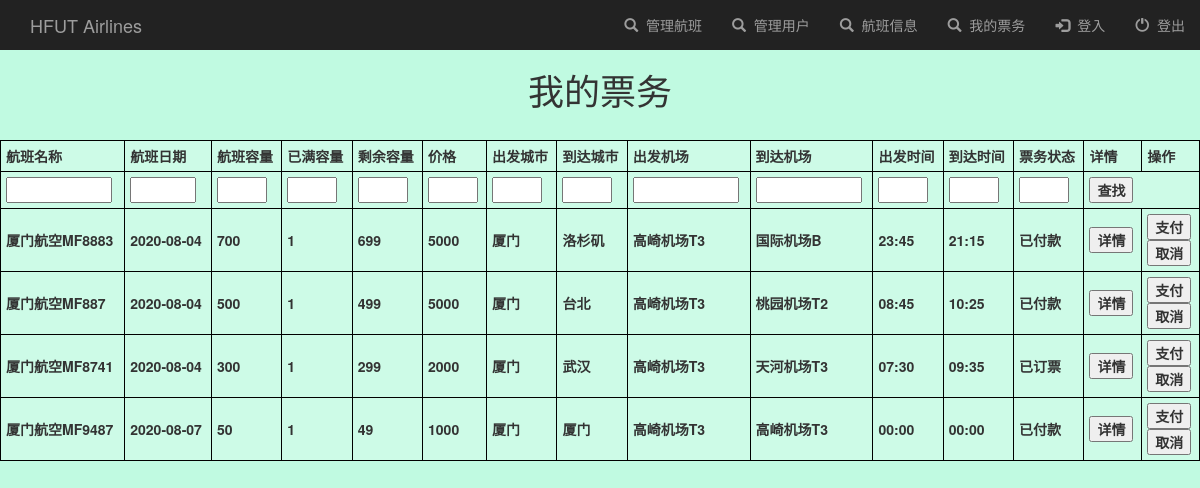
The page /myTicketInfo/ (signed in) on the database as committed earlier.
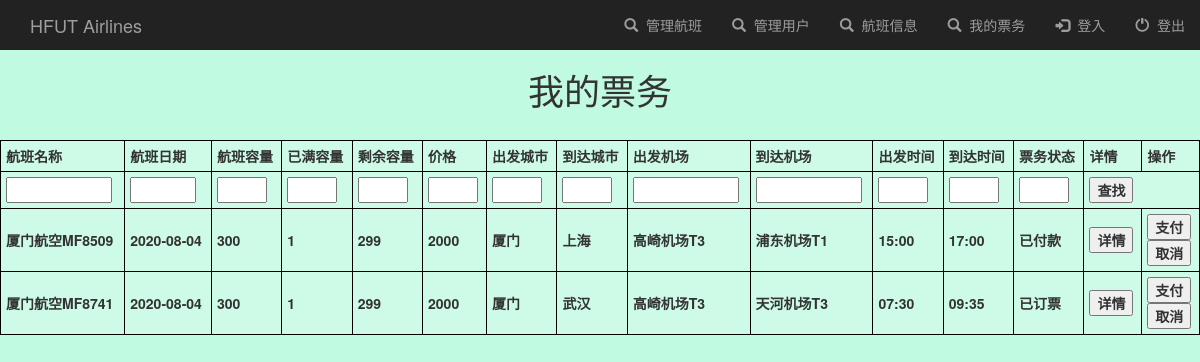
The same page on the database as committed later.
### TicketApp/models.py (models this page shows)
class TicketItem(models.Model):
    flight_name = models.TextField()
    flight_date = models.TextField()
    flight_capacity = models.IntegerField()
    flight_booked_seats = models.IntegerField()
    flight_remained_seats = models.IntegerField()
    flight_price = models.TextField()
    depart_city = models.TextField()
    arrive_city = models.TextField()
    depart_airport = models.TextField()
    arrive_airport = models.TextField()
    depart_time = models.TextField()
    arrive_time = models.TextField()

### TicketApp/views.py (the view)
# urls.py: path('myTicketInfo/', my_ticket_info, name='myTicketInfo'),
@login_required(login_url='login')
def my_ticket_info(request):
    all_ticket_items = TicketItem.objects.filter(Q(bookticketitem__book_status='已订票') |
                                                 Q(bookticketitem__book_status='已付款'),
                                                 bookticketitem__user_id=request.user.id).values(
                                                    'id', 'flight_name', 'flight_date', 'flight_capacity',
                                                    'flight_booked_seats', 'flight_remained_seats',
                                                    'flight_price', 'depart_city', 'arrive_city',
                                                    'depart_airport', 'arrive_airport', 'depart_time',
                                                    'arrive_time', 'bookticketitem__book_status')
    return render(request, 'MyTicketInfo.html', {'all_items': all_ticket_items})

### TicketApp/templates/MyTicketInfo.html (shortened to what this page needs)
<!DOCTYPE html>
{% include 'navbar.html' %}
<html lang="en">
<head>
</head>
<body>
<h1 align="center">我的票务</h1>
<table style="width:100%">
    <tr>
        <th>航班名称</th>
        <th>航班日期</th>
        <th>航班容量</th>
        <th>已满容量</th>
        <th>剩余容量</th>
        <th>价格</th>
        <th>出发城市</th>
        <th>到达城市</th>
        <th>出发机场</th>
        <th>到达机场</th>
        <th>出发时间</th>
        <th>到达时间</th>
        <th>票务状态</th>
        <th>详情</th>
        <th>操作</th>
    </tr>
    <tr>
    <form action="/searchMyTicket/" method="post">{% csrf_token %}
        <label>
            <th><input name="search_flight_name" size="10"></th>
            <th><input name="search_flight_date" size="5"></th>
            <th><input name="search_flight_capacity" size="3"></th>
            <th><input name="search_flight_booked_seats" size="3"></th>
            <th><input name="search_flight_remained_seats" size="3"></th>
            <th><input name="search_flight_price" size="3"></th>
            <th><input name="search_depart_city" size="3"></th>
            <th><input name="search_arrive_city" size="3"></th>
            <th><input name="search_depart_airport" size="10"></th>
            <th><input name="search_arrive_airport" size="10"></th>
            <th><input name="search_depart_time" size="3"></th>
            <th><input name="search_arrive_time" size="3"></th>
            <th><input name="search_book_status" size="3"></th>
            <th colspan="2"><input type="submit" value="查找"/></th>
        </label>
    </form>
    </tr>
    {% for myTicketInfo_item in all_items %}
    <tr>
        <th>{{ myTicketInfo_item.flight_name }}</th>
        <th>{{ myTicketInfo_item.flight_date }}</th>
        <th>{{ myTicketInfo_item.flight_capacity }}</th>
        <th>{{ myTicketInfo_item.flight_booked_seats }}</th>
        <th>{{ myTicketInfo_item.flight_remained_seats }}</th>
        <th>{{ myTicketInfo_item.flight_price }}</th>
        <th>{{ myTicketInfo_item.depart_city }}</th>
        <th>{{ myTicketInfo_item.arrive_city }}</th>
        <th>{{ myTicketInfo_item.depart_airport }}</th>
        <th>{{ myTicketInfo_item.arrive_airport }}</th>
        <th>{{ myTicketInfo_item.depart_time }}</th>
        <th>{{ myTicketInfo_item.arrive_time }}</th>
        <th id="book_status">{{ myTicketInfo_item.bookticketitem__book_status }}</th>
        <th><form action="/checkinTicket/{{myTicketInfo_item.id}}" method="post">{% csrf_token %}
            <input type="submit" value="详情">
        </form></th>
        <th>
        <form action="/prePayTicket/{{myTicketInfo_item.id}}" method="post">{% csrf_token %}
            <input type="submit" value="支付">
        </form>
        <form action="/preCancelTicket/{{myTicketInfo_item.id}}" method="post">{% csrf_token %}
            <input type="submit" value="取消">
        </form>
        </th>
    </tr>
    {% endfor %}
</table>
</body>
</html>

Rows that differ between the two databases and show on the page:
no longer on this page (row edited): TicketItem: flight_name "厦门航空MF8883", flight_date "2020-08-04", flight_capacity "700", flight_booked_seats "1", flight_remained_seats "699", flight_price "5000", depart_city "厦门", arrive_city "洛杉矶", depart_airport "高崎机场T3", arrive_airport "国际机场B", depart_time "23:45", arrive_time "21:15", bookticketitem__book_status "已付款"
no longer on this page (row edited): TicketItem: flight_name "厦门航空MF887", flight_date "2020-08-04", flight_capacity "500", flight_booked_seats "1", flight_remained_seats "499", flight_price "5000", depart_city "厦门", arrive_city "台北", depart_airport "高崎机场T3", arrive_airport "桃园机场T2", depart_time "08:45", arrive_time "10:25", bookticketitem__book_status "已付款"
no longer on this page (row edited): TicketItem: flight_name "厦门航空MF9487", flight_date "2020-08-07", flight_capacity "50", flight_booked_seats "1", flight_remained_seats "49", flight_price "1000", depart_city "厦门", arrive_city "厦门", depart_airport "高崎机场T3", arrive_airport "高崎机场T3", depart_time "00:00", arrive_time "00:00", bookticketitem__book_status "已付款"
now on this page (row edited): TicketItem: flight_name "厦门航空MF8509", flight_date "2020-08-04", flight_capacity "300", flight_booked_seats "1", flight_remained_seats "299", flight_price "2000", depart_city "厦门", arrive_city "上海", depart_airport "高崎机场T3", arrive_airport "浦东机场T1", depart_time "15:00", arrive_time "17:00", bookticketitem__book_status "已付款"
